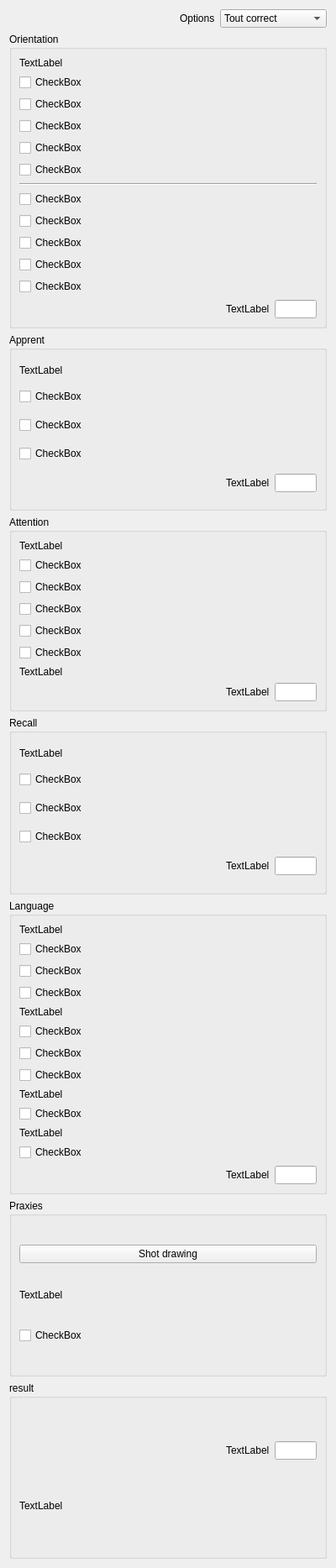
<?xml version="1.0" encoding="UTF-8"?>
<ui version="4.0">
 <class>BaseWidgets::Internal::BaseFormWidget</class>
 <widget class="QWidget" name="BaseWidgets::Internal::BaseFormWidget">
  <property name="geometry">
   <rect>
    <x>0</x>
    <y>0</y>
    <width>400</width>
    <height>1867</height>
   </rect>
  </property>
  <property name="windowTitle">
   <string/>
  </property>
  <layout class="QGridLayout" name="gridLayout">
   <item row="3" column="0" colspan="3">
    <widget class="QGroupBox" name="learningGroup">
     <property name="title">
      <string>Apprent</string>
     </property>
     <layout class="QGridLayout" name="gridLayout_3">
      <item row="0" column="0">
       <widget class="QLabel" name="learningHelp">
        <property name="sizePolicy">
         <sizepolicy hsizetype="Preferred" vsizetype="Fixed">
          <horstretch>0</horstretch>
          <verstretch>0</verstretch>
         </sizepolicy>
        </property>
        <property name="text">
         <string>TextLabel</string>
        </property>
        <property name="wordWrap">
         <bool>true</bool>
        </property>
       </widget>
      </item>
      <item row="1" column="0">
       <widget class="QCheckBox" name="learningCheck1">
        <property name="text">
         <string>CheckBox</string>
        </property>
       </widget>
      </item>
      <item row="2" column="0">
       <widget class="QCheckBox" name="learningCheck2">
        <property name="text">
         <string>CheckBox</string>
        </property>
       </widget>
      </item>
      <item row="3" column="0">
       <widget class="QCheckBox" name="learningCheck3">
        <property name="text">
         <string>CheckBox</string>
        </property>
       </widget>
      </item>
      <item row="4" column="0">
       <layout class="QHBoxLayout" name="horizontalLayout_3">
        <item>
         <spacer name="horizontalSpacer_3">
          <property name="orientation">
           <enum>Qt::Horizontal</enum>
          </property>
          <property name="sizeHint" stdset="0">
           <size>
            <width>40</width>
            <height>20</height>
           </size>
          </property>
         </spacer>
        </item>
        <item>
         <widget class="QLabel" name="learnSumLabel">
          <property name="sizePolicy">
           <sizepolicy hsizetype="Preferred" vsizetype="Fixed">
            <horstretch>0</horstretch>
            <verstretch>0</verstretch>
           </sizepolicy>
          </property>
          <property name="text">
           <string>TextLabel</string>
          </property>
         </widget>
        </item>
        <item>
         <widget class="QLineEdit" name="learnSum">
          <property name="maximumSize">
           <size>
            <width>50</width>
            <height>16777215</height>
           </size>
          </property>
         </widget>
        </item>
       </layout>
      </item>
     </layout>
    </widget>
   </item>
   <item row="2" column="0" colspan="3">
    <widget class="QGroupBox" name="groupBox">
     <property name="title">
      <string>Orientation</string>
     </property>
     <layout class="QGridLayout" name="gridLayout_2">
      <item row="0" column="0">
       <widget class="QLabel" name="orHelp1">
        <property name="sizePolicy">
         <sizepolicy hsizetype="Preferred" vsizetype="Fixed">
          <horstretch>0</horstretch>
          <verstretch>0</verstretch>
         </sizepolicy>
        </property>
        <property name="text">
         <string>TextLabel</string>
        </property>
        <property name="wordWrap">
         <bool>true</bool>
        </property>
       </widget>
      </item>
      <item row="1" column="0">
       <widget class="QCheckBox" name="or1Check">
        <property name="text">
         <string>CheckBox</string>
        </property>
       </widget>
      </item>
      <item row="2" column="0">
       <widget class="QCheckBox" name="or2Check">
        <property name="text">
         <string>CheckBox</string>
        </property>
       </widget>
      </item>
      <item row="3" column="0">
       <widget class="QCheckBox" name="or3Check">
        <property name="text">
         <string>CheckBox</string>
        </property>
       </widget>
      </item>
      <item row="4" column="0">
       <widget class="QCheckBox" name="or4Check">
        <property name="text">
         <string>CheckBox</string>
        </property>
       </widget>
      </item>
      <item row="5" column="0">
       <widget class="QCheckBox" name="or5Check">
        <property name="text">
         <string>CheckBox</string>
        </property>
       </widget>
      </item>
      <item row="6" column="0">
       <widget class="Line" name="line">
        <property name="orientation">
         <enum>Qt::Horizontal</enum>
        </property>
       </widget>
      </item>
      <item row="7" column="0">
       <widget class="QCheckBox" name="or6Check">
        <property name="text">
         <string>CheckBox</string>
        </property>
       </widget>
      </item>
      <item row="8" column="0">
       <widget class="QCheckBox" name="or7Check">
        <property name="text">
         <string>CheckBox</string>
        </property>
       </widget>
      </item>
      <item row="9" column="0">
       <widget class="QCheckBox" name="or8Check">
        <property name="text">
         <string>CheckBox</string>
        </property>
       </widget>
      </item>
      <item row="10" column="0">
       <widget class="QCheckBox" name="or9Check">
        <property name="text">
         <string>CheckBox</string>
        </property>
       </widget>
      </item>
      <item row="11" column="0">
       <widget class="QCheckBox" name="or10Check">
        <property name="text">
         <string>CheckBox</string>
        </property>
       </widget>
      </item>
      <item row="12" column="0">
       <layout class="QHBoxLayout" name="horizontalLayout_2">
        <item>
         <spacer name="horizontalSpacer_2">
          <property name="orientation">
           <enum>Qt::Horizontal</enum>
          </property>
          <property name="sizeHint" stdset="0">
           <size>
            <width>40</width>
            <height>20</height>
           </size>
          </property>
         </spacer>
        </item>
        <item>
         <widget class="QLabel" name="orSumLabel">
          <property name="sizePolicy">
           <sizepolicy hsizetype="Preferred" vsizetype="Fixed">
            <horstretch>0</horstretch>
            <verstretch>0</verstretch>
           </sizepolicy>
          </property>
          <property name="text">
           <string>TextLabel</string>
          </property>
         </widget>
        </item>
        <item>
         <widget class="QLineEdit" name="orSum">
          <property name="maximumSize">
           <size>
            <width>50</width>
            <height>16777215</height>
           </size>
          </property>
         </widget>
        </item>
       </layout>
      </item>
     </layout>
    </widget>
   </item>
   <item row="0" column="0" colspan="3">
    <layout class="QHBoxLayout" name="horizontalLayout">
     <item>
      <spacer name="horizontalSpacer">
       <property name="orientation">
        <enum>Qt::Horizontal</enum>
       </property>
       <property name="sizeHint" stdset="0">
        <size>
         <width>567</width>
         <height>21</height>
        </size>
       </property>
      </spacer>
     </item>
     <item>
      <widget class="QLabel" name="optionLabel">
       <property name="sizePolicy">
        <sizepolicy hsizetype="Preferred" vsizetype="Fixed">
         <horstretch>0</horstretch>
         <verstretch>0</verstretch>
        </sizepolicy>
       </property>
       <property name="text">
        <string>Options</string>
       </property>
      </widget>
     </item>
     <item>
      <widget class="QComboBox" name="optionsCombo">
       <item>
        <property name="text">
         <string>Tout correct</string>
        </property>
       </item>
       <item>
        <property name="text">
         <string>Tout incorrect</string>
        </property>
       </item>
       <item>
        <property name="text">
         <string>Effacer le contenu</string>
        </property>
       </item>
      </widget>
     </item>
    </layout>
   </item>
   <item row="4" column="0" colspan="3">
    <widget class="QGroupBox" name="attention">
     <property name="title">
      <string>Attention</string>
     </property>
     <layout class="QGridLayout" name="gridLayout_7">
      <item row="0" column="0">
       <widget class="QLabel" name="attHelp">
        <property name="sizePolicy">
         <sizepolicy hsizetype="Preferred" vsizetype="Fixed">
          <horstretch>0</horstretch>
          <verstretch>0</verstretch>
         </sizepolicy>
        </property>
        <property name="text">
         <string>TextLabel</string>
        </property>
        <property name="wordWrap">
         <bool>true</bool>
        </property>
       </widget>
      </item>
      <item row="1" column="0">
       <widget class="QCheckBox" name="attCheck1">
        <property name="text">
         <string>CheckBox</string>
        </property>
       </widget>
      </item>
      <item row="2" column="0">
       <widget class="QCheckBox" name="attCheck2">
        <property name="text">
         <string>CheckBox</string>
        </property>
       </widget>
      </item>
      <item row="3" column="0">
       <widget class="QCheckBox" name="attCheck3">
        <property name="text">
         <string>CheckBox</string>
        </property>
       </widget>
      </item>
      <item row="4" column="0">
       <widget class="QCheckBox" name="attCheck4">
        <property name="text">
         <string>CheckBox</string>
        </property>
       </widget>
      </item>
      <item row="5" column="0">
       <widget class="QCheckBox" name="attCheck5">
        <property name="text">
         <string>CheckBox</string>
        </property>
       </widget>
      </item>
      <item row="7" column="0">
       <layout class="QHBoxLayout" name="horizontalLayout_4">
        <item>
         <spacer name="horizontalSpacer_4">
          <property name="orientation">
           <enum>Qt::Horizontal</enum>
          </property>
          <property name="sizeHint" stdset="0">
           <size>
            <width>40</width>
            <height>20</height>
           </size>
          </property>
         </spacer>
        </item>
        <item>
         <widget class="QLabel" name="attSumLabel">
          <property name="sizePolicy">
           <sizepolicy hsizetype="Preferred" vsizetype="Fixed">
            <horstretch>0</horstretch>
            <verstretch>0</verstretch>
           </sizepolicy>
          </property>
          <property name="text">
           <string>TextLabel</string>
          </property>
         </widget>
        </item>
        <item>
         <widget class="QLineEdit" name="attSum">
          <property name="maximumSize">
           <size>
            <width>50</width>
            <height>16777215</height>
           </size>
          </property>
         </widget>
        </item>
       </layout>
      </item>
      <item row="6" column="0">
       <widget class="QLabel" name="attHelp2">
        <property name="text">
         <string>TextLabel</string>
        </property>
        <property name="wordWrap">
         <bool>true</bool>
        </property>
       </widget>
      </item>
     </layout>
    </widget>
   </item>
   <item row="5" column="0" colspan="3">
    <widget class="QGroupBox" name="groupBox_3">
     <property name="title">
      <string>Recall</string>
     </property>
     <layout class="QGridLayout" name="gridLayout_6">
      <item row="0" column="0">
       <widget class="QLabel" name="recallHelp">
        <property name="sizePolicy">
         <sizepolicy hsizetype="Preferred" vsizetype="Fixed">
          <horstretch>0</horstretch>
          <verstretch>0</verstretch>
         </sizepolicy>
        </property>
        <property name="text">
         <string>TextLabel</string>
        </property>
        <property name="wordWrap">
         <bool>true</bool>
        </property>
       </widget>
      </item>
      <item row="1" column="0">
       <widget class="QCheckBox" name="recallCheck1">
        <property name="text">
         <string>CheckBox</string>
        </property>
       </widget>
      </item>
      <item row="2" column="0">
       <widget class="QCheckBox" name="recallCheck2">
        <property name="text">
         <string>CheckBox</string>
        </property>
       </widget>
      </item>
      <item row="3" column="0">
       <widget class="QCheckBox" name="recallCheck3">
        <property name="text">
         <string>CheckBox</string>
        </property>
       </widget>
      </item>
      <item row="4" column="0">
       <layout class="QHBoxLayout" name="horizontalLayout_5">
        <item>
         <spacer name="horizontalSpacer_5">
          <property name="orientation">
           <enum>Qt::Horizontal</enum>
          </property>
          <property name="sizeHint" stdset="0">
           <size>
            <width>40</width>
            <height>20</height>
           </size>
          </property>
         </spacer>
        </item>
        <item>
         <widget class="QLabel" name="recallSumLabel">
          <property name="sizePolicy">
           <sizepolicy hsizetype="Preferred" vsizetype="Fixed">
            <horstretch>0</horstretch>
            <verstretch>0</verstretch>
           </sizepolicy>
          </property>
          <property name="text">
           <string>TextLabel</string>
          </property>
         </widget>
        </item>
        <item>
         <widget class="QLineEdit" name="recallSum">
          <property name="maximumSize">
           <size>
            <width>50</width>
            <height>16777215</height>
           </size>
          </property>
         </widget>
        </item>
       </layout>
      </item>
     </layout>
    </widget>
   </item>
   <item row="6" column="0" colspan="3">
    <widget class="QGroupBox" name="langGroup">
     <property name="title">
      <string>Language</string>
     </property>
     <layout class="QGridLayout" name="gridLayout_4">
      <item row="12" column="0">
       <layout class="QHBoxLayout" name="horizontalLayout_6">
        <item>
         <spacer name="horizontalSpacer_6">
          <property name="orientation">
           <enum>Qt::Horizontal</enum>
          </property>
          <property name="sizeHint" stdset="0">
           <size>
            <width>40</width>
            <height>20</height>
           </size>
          </property>
         </spacer>
        </item>
        <item>
         <widget class="QLabel" name="langSumLabel">
          <property name="sizePolicy">
           <sizepolicy hsizetype="Preferred" vsizetype="Fixed">
            <horstretch>0</horstretch>
            <verstretch>0</verstretch>
           </sizepolicy>
          </property>
          <property name="text">
           <string>TextLabel</string>
          </property>
         </widget>
        </item>
        <item>
         <widget class="QLineEdit" name="langSum">
          <property name="maximumSize">
           <size>
            <width>50</width>
            <height>16777215</height>
           </size>
          </property>
         </widget>
        </item>
       </layout>
      </item>
      <item row="1" column="0">
       <widget class="QCheckBox" name="langCheck1">
        <property name="text">
         <string>CheckBox</string>
        </property>
       </widget>
      </item>
      <item row="2" column="0">
       <widget class="QCheckBox" name="langCheck2">
        <property name="text">
         <string>CheckBox</string>
        </property>
       </widget>
      </item>
      <item row="3" column="0">
       <widget class="QCheckBox" name="langCheck3">
        <property name="text">
         <string>CheckBox</string>
        </property>
       </widget>
      </item>
      <item row="5" column="0">
       <widget class="QCheckBox" name="langCheck4">
        <property name="text">
         <string>CheckBox</string>
        </property>
       </widget>
      </item>
      <item row="6" column="0">
       <widget class="QCheckBox" name="langCheck5">
        <property name="text">
         <string>CheckBox</string>
        </property>
       </widget>
      </item>
      <item row="7" column="0">
       <widget class="QCheckBox" name="langCheck6">
        <property name="text">
         <string>CheckBox</string>
        </property>
       </widget>
      </item>
      <item row="9" column="0">
       <widget class="QCheckBox" name="langCheck7">
        <property name="text">
         <string>CheckBox</string>
        </property>
       </widget>
      </item>
      <item row="11" column="0">
       <widget class="QCheckBox" name="langCheck8">
        <property name="text">
         <string>CheckBox</string>
        </property>
       </widget>
      </item>
      <item row="0" column="0">
       <widget class="QLabel" name="langHelp">
        <property name="sizePolicy">
         <sizepolicy hsizetype="Preferred" vsizetype="Fixed">
          <horstretch>0</horstretch>
          <verstretch>0</verstretch>
         </sizepolicy>
        </property>
        <property name="text">
         <string>TextLabel</string>
        </property>
        <property name="wordWrap">
         <bool>true</bool>
        </property>
       </widget>
      </item>
      <item row="4" column="0">
       <widget class="QLabel" name="langHelp2">
        <property name="text">
         <string>TextLabel</string>
        </property>
        <property name="wordWrap">
         <bool>true</bool>
        </property>
       </widget>
      </item>
      <item row="8" column="0">
       <widget class="QLabel" name="langHelp3">
        <property name="text">
         <string>TextLabel</string>
        </property>
        <property name="wordWrap">
         <bool>true</bool>
        </property>
       </widget>
      </item>
      <item row="10" column="0">
       <widget class="QLabel" name="langHelp4">
        <property name="text">
         <string>TextLabel</string>
        </property>
        <property name="wordWrap">
         <bool>true</bool>
        </property>
       </widget>
      </item>
     </layout>
    </widget>
   </item>
   <item row="8" column="0" colspan="3">
    <widget class="QGroupBox" name="resultGroup">
     <property name="title">
      <string>result</string>
     </property>
     <layout class="QGridLayout" name="gridLayout_8">
      <item row="0" column="0">
       <layout class="QHBoxLayout" name="horizontalLayout_7">
        <item>
         <spacer name="horizontalSpacer_7">
          <property name="orientation">
           <enum>Qt::Horizontal</enum>
          </property>
          <property name="sizeHint" stdset="0">
           <size>
            <width>40</width>
            <height>20</height>
           </size>
          </property>
         </spacer>
        </item>
        <item>
         <widget class="QLabel" name="totalLabel">
          <property name="sizePolicy">
           <sizepolicy hsizetype="Preferred" vsizetype="Fixed">
            <horstretch>0</horstretch>
            <verstretch>0</verstretch>
           </sizepolicy>
          </property>
          <property name="text">
           <string>TextLabel</string>
          </property>
         </widget>
        </item>
        <item>
         <widget class="QLineEdit" name="total">
          <property name="maximumSize">
           <size>
            <width>50</width>
            <height>16777215</height>
           </size>
          </property>
         </widget>
        </item>
       </layout>
      </item>
      <item row="1" column="0">
       <widget class="QLabel" name="interpretationLabel">
        <property name="sizePolicy">
         <sizepolicy hsizetype="Preferred" vsizetype="Fixed">
          <horstretch>0</horstretch>
          <verstretch>0</verstretch>
         </sizepolicy>
        </property>
        <property name="text">
         <string>TextLabel</string>
        </property>
        <property name="wordWrap">
         <bool>true</bool>
        </property>
       </widget>
      </item>
      <item row="2" column="0">
       <layout class="QVBoxLayout" name="commentLayout"/>
      </item>
     </layout>
    </widget>
   </item>
   <item row="7" column="0" colspan="3">
    <widget class="QGroupBox" name="groupBox_5">
     <property name="title">
      <string>Praxies</string>
     </property>
     <layout class="QGridLayout" name="gridLayout_5">
      <item row="3" column="0">
       <widget class="QCheckBox" name="drawCheck">
        <property name="text">
         <string>CheckBox</string>
        </property>
       </widget>
      </item>
      <item row="1" column="0">
       <widget class="QLabel" name="spaceHelp">
        <property name="sizePolicy">
         <sizepolicy hsizetype="Preferred" vsizetype="Fixed">
          <horstretch>0</horstretch>
          <verstretch>0</verstretch>
         </sizepolicy>
        </property>
        <property name="text">
         <string>TextLabel</string>
        </property>
        <property name="wordWrap">
         <bool>true</bool>
        </property>
       </widget>
      </item>
      <item row="0" column="0">
       <widget class="QPushButton" name="showDrawing">
        <property name="text">
         <string>Shot drawing</string>
        </property>
       </widget>
      </item>
     </layout>
    </widget>
   </item>
  </layout>
 </widget>
 <tabstops>
  <tabstop>or1Check</tabstop>
  <tabstop>or2Check</tabstop>
  <tabstop>or3Check</tabstop>
  <tabstop>or4Check</tabstop>
  <tabstop>or5Check</tabstop>
  <tabstop>or6Check</tabstop>
  <tabstop>or7Check</tabstop>
  <tabstop>or8Check</tabstop>
  <tabstop>or9Check</tabstop>
  <tabstop>or10Check</tabstop>
  <tabstop>learningCheck1</tabstop>
  <tabstop>learningCheck2</tabstop>
  <tabstop>learningCheck3</tabstop>
  <tabstop>optionsCombo</tabstop>
 </tabstops>
 <resources/>
 <connections/>
</ui>
